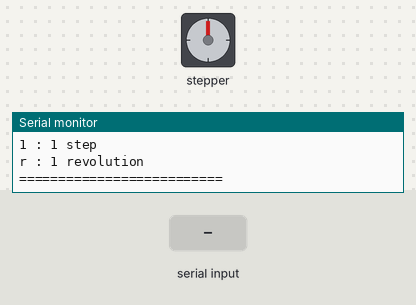
Recording of a sketch running on a simulated Arduino Uno, built with avr-gcc and run on an emulated ATmega328P. Parts: stepper motor, the last lines printed to the serial monitor. The inputs (shaded band) are chosen by the test bench. Stepper angles assume 2048 steps per turn.

Above: at 1.2 s.
1.3 s: "f" received over Serial
At 1.75 s:
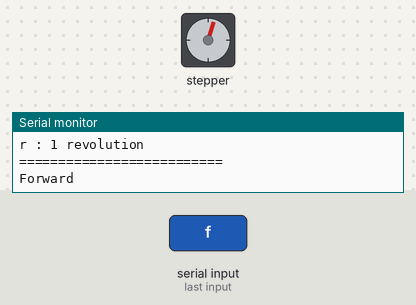
At 3.2 s:
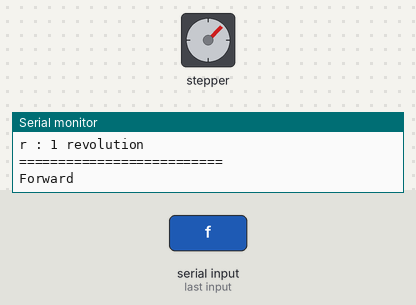
3.5 s: "r" received over Serial
At 3.95 s:
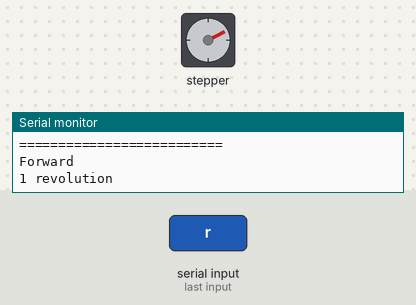
9.5 s: "b" received over Serial
Timing chart, 0 to 12.5 s (numbered marks = the images above; inputs shaded):
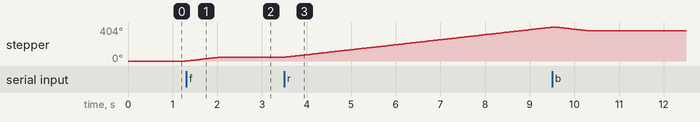

Measured:
- after the input at 1.3 s, stepper: turns 45° clockwise in 0.74 s, starting at once
- after the input at 3.5 s, stepper: keeps turning clockwise at about 60°/s, starting at once

The sketch:

motor_test.ino
```cpp
#include <Stepper.h>

#define STEPS_PER_REV 2048  // 28BYJ-48 (기어 포함)

// ★ 핀 순서 중요 ★
// 라이브러리는 (IN1, IN3, IN2, IN4) 순서로 넣는 게 일반적
Stepper motor(STEPS_PER_REV, 2, 4, 3, 5);

int testStep = 256;   // 눈에 보이게 약 45도 정도

void setup() {
  Serial.begin(115200);
  motor.setSpeed(10);   // RPM (천천히)

  Serial.println("=== Single Motor DEBUG ===");
  Serial.println("f : forward");
  Serial.println("b : backward");
  Serial.println("1 : 1 step");
  Serial.println("r : 1 revolution");
  Serial.println("==========================");
}

void loop() {
  if (Serial.available()) {
    char cmd = Serial.read();

    switch (cmd) {

      case 'f':
        Serial.println("Forward");
        motor.step(testStep);
        break;

      case 'b':
        Serial.println("Backward");
        motor.step(-testStep);
        break;

      case '1':
        Serial.println("1 step");
        motor.step(1);
        break;

      case 'r':
        Serial.println("1 revolution");
        motor.step(STEPS_PER_REV);
        break;

      default:
        break;
    }
  }
}
```
